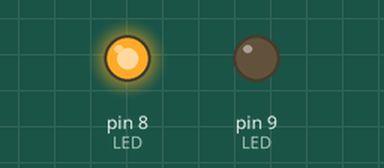
The sketch below on a simulated Arduino Uno, built with avr-gcc and run on an emulated ATmega328P. Parts: output pins drawn as LEDs (lit = HIGH). Pins used as bus, display or sensor lines are not drawn.

Above: at 0.2 s.
At 4.2 s:
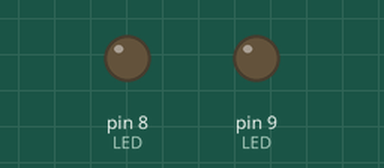
At 6.5 s:
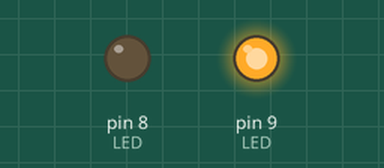
Timing chart, 0 to 8.1 s (numbered marks = the images above):
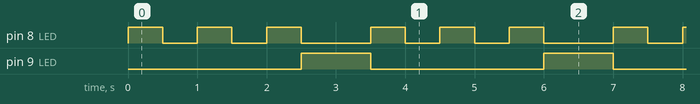

Measured:
- by itself, pin 8 (LED): repeats every 3.5 s: 2 × (LOW 0.50 s, HIGH 0.50 s), LOW 1.0 s, HIGH 0.50 s
- by itself, pin 9 (LED): alternates HIGH for 1.0 s and LOW for 2.5 s
- by itself, everything shown: repeats every 3.5 s, in 7 steps

The sketch:

18-SPI_Transmitter.ino
```cpp
/*
* Learning AVR with Arduino
* Lesson: SPI Communication, Transmitter
* Author: Morgan
* Date: 19/August/2020
* IDE: Arduino 1.8.13
*
* send data to receiver and get a data from receiver
*
*
* Arduino UNO (Master/Transmitter) --------> Arduino UNO (Slave/Receiver)
* SCK/PB5/pin 13                             SCK/PB5/pin 13
* MISO/PB4/pin 12                            MISO/PB4/pin 12
* MOSI/PB3/pin 11                            MOSI/PB3/pin 11
* SS/PB2/Pin 10                              SS/PB2/Pin 10
* PB0/pin 8 connect to LED                   PD4~PD7/pin 4,5,6,7 connect to LED
* PB1/pin 9 connect to LED
*/

#include<avr/io.h>
#include<avr/interrupt.h>
#include<util/delay.h>

#define F_CPU 16000000UL
#define PIN_SCK  PB5
#define PIN_MISO PB4
#define PIN_MOSI PB3
#define PIN_SS   PB2

void SPI_setup(){
  SPCR = (1<<SPIE)|(1<<SPE)|(1<<MSTR)|(1<<SPR1)|(1<<SPR0); // enable SPI interrupt and SPI,set master mode,fosc / 128
  sei();                                                   // enable interrupt
}

unsigned char SPI_transmit_byte(unsigned char data){
  SPDR = data;                                     // start transmission
  while( !(SPSR & (1<<SPIF)))                      // wait for transmission complet
  return SPDR;                                     // return data from Slave/Receiver
}

ISR(SPI_STC_vect){
  PORTB ^= (1<<PB0);                               // toggle LED while transmission/receive complete
}

void pin_setup(){
  DDRB |= (1<<PB0)|(1<<PB1);                        // set PORTB0, PORTB1 as output
  DDRB |= (1<<PIN_SCK)|(1<<PIN_MOSI)|(1<<PIN_SS);   // set pin SCK, MOSI, SS as output
  DDRB &= ~(1<<PIN_MISO);                           // set pin MISO as input
  PORTB &= ~((1<<PB0)|(1<<PB1));                    // turn off LEDs
}

int main(){
  pin_setup();                                       // setup I/O pin
  SPI_setup();                                       // initial SPI

  unsigned char mydata[5]={0,0x10,0x30,0x70,0xF0};   // test data
  unsigned int index = 0;                            // index for test data array
  unsigned char received_data;                       // store data from Slave/receiver

  while(1){
    PORTB &= ~(1<<PIN_SS);                               // set SS as Low before transmission
    for(unsigned int i=0;i<5;i++){
      received_data = SPI_transmit_byte(mydata[index]);  // send data and receive data
      index++;
      _delay_ms(500);
    }
    index = 0;
    PORTB &= ~(1<<PB0);                               // turn off LED at PORTB0
    PORTB |= (1<<PIN_SS);                             // set SS as High, stop transmission data to receiver
    if(received_data = '1') PORTB |= (1<<PB1);        // turn on LED at PORTB1
    _delay_ms(1000);                                  // delay 1 second
    PORTB &= ~(1<<PB1);                               // turn off LED at PORTB1
  }
}
```
